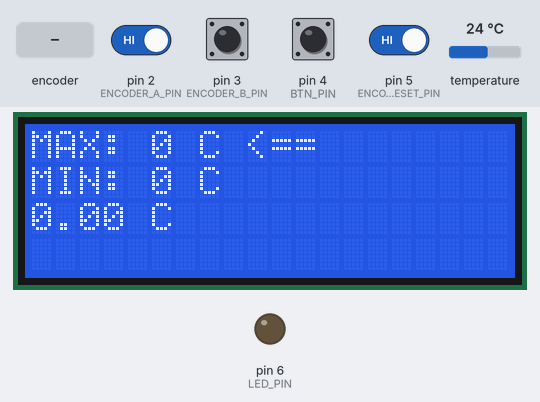
Bench run of a sketch on a simulated Arduino Uno, built with avr-gcc and run on an emulated ATmega328P. Shown: 20×4 character LCD, output pins drawn as LEDs (lit = HIGH). The inputs (shaded band) are chosen by the test bench; at power-on: pin 2 (ENCODER_A_PIN), pin 3 (ENCODER_B_PIN), pin 5 (ENCODER_RESET_PIN) HIGH, pin 4 (BTN_PIN) LOW, temperature 24 °C. What the sketch prints to the serial monitor is not drawn.

Above: at 1.2 s.
1.3 s: rotary encoder on pin 2 (ENCODER_A_PIN) / pin 3 (ENCODER_B_PIN) turned 1 step (first pin leading)
At 3.5 s:
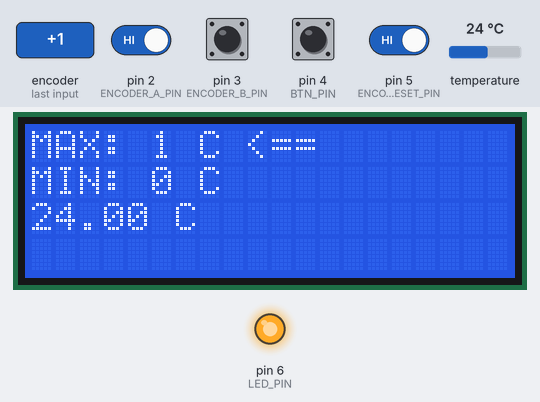
4.5 s: rotary encoder on pin 2 (ENCODER_A_PIN) / pin 3 (ENCODER_B_PIN) turned 1 step (first pin leading)
7.7 s: pin 4 (BTN_PIN) pulled HIGH for 0.15 s
At 8.5 s:
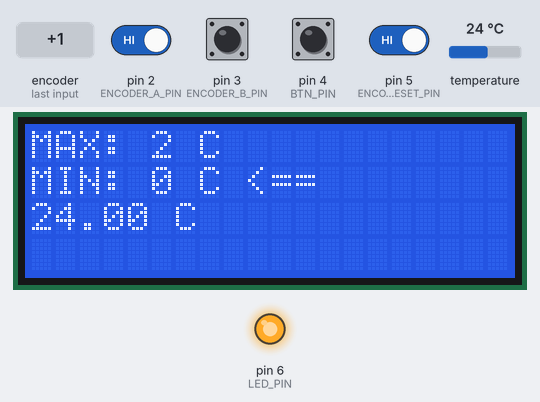
10.8 s: pin 5 (ENCODER_RESET_PIN) driven LOW
13.8 s: pin 5 (ENCODER_RESET_PIN) driven HIGH
16.8 s: pin 4 (BTN_PIN) pulled HIGH for 1 s
At 18.6 s:
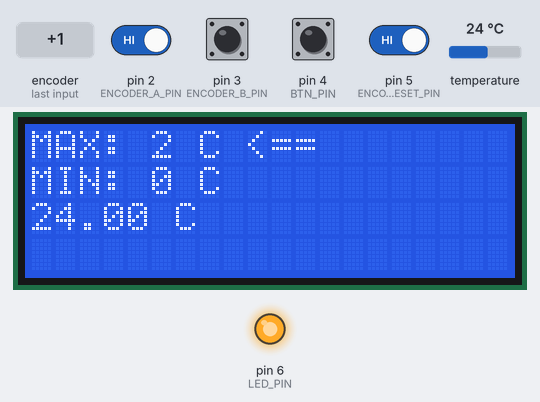
Timing chart, 0 to 20.1 s (numbered marks = the images above; inputs shaded):
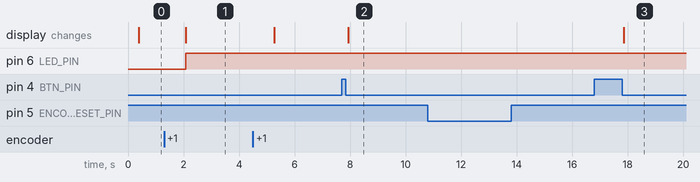

The sketch:

main.ino
```cpp
#include "CONFIG.cpp"

class MiernikTemperatury9
{
private:
  TemperatureSensorDS18B20 TemperatureSensor;
  ScreenLcd Lcd;
  DiodeLed Led;
  Button Btn;
  LimitTemperature Limit;
  float Temperatura;
  float previousTemperatura;
  bool readTemperatureFlag = true;

public:
  void setTemperatura(float newT) { Temperatura = newT; }
  float getTemperatura() { return Temperatura; }

  void Testing()
  {
    Limit.detect(Btn.detectPress());
    // Serial.println("Test - arduino is connect");
    // TemperatureSensor.test();
    // Lcd.test();
    // Btn.test();
    // Led.test();
  }

  void loop()
  {
    Main();
    // Testing();
  }

  void setup()
  {
    Serial.begin(SERIAL_PORT);
    TemperatureSensor.setup();
    Lcd.setup();
  }

  MiernikTemperatury9() :
    TemperatureSensor(DS_PIN),
    Lcd(RS, E, D4, D5, D6, D7),
    Led(LED_PIN),
    Btn(BTN_PIN)
  {
  }

  void Main()
  {
    int choose = Btn.detectPress();

    String text[3];
    Limit.detect(Btn.detectPress());
    text[1] = Limit.getTextMin();
    text[0] = Limit.getTextMax();

    if (digitalRead(ENCODER_A_PIN) == LOW) {
      readTemperatureFlag = true;
      setTemperatura(TemperatureSensor.readTemperature());
      text[2] = getTemperatura();

      if (choose == 1) Led.limit_info(Limit.getMax(), text[2].toInt());
      if (choose == 0) Led.limit_info(Limit.getMin(), text[2].toInt());


    } else {
      readTemperatureFlag = false;
      Testing();
      text[2] = previousTemperatura;

      if (choose == 1) Led.limit_info(Limit.getMax(), text[2].toInt());
      if (choose == 0) Led.limit_info(Limit.getMin(), text[2].toInt());

    }

    Lcd.displayTextLcd(text);

    if (readTemperatureFlag) {
      previousTemperatura = Temperatura;
    }


  }
};

MiernikTemperatury9 projekt;

void setup() {
  projekt.setup();
}

void loop() {
  projekt.loop();
}
```

Button.cpp
```cpp
#include <Arduino.h>
class Button
{
private:
  int pin;
  int buttonState;
  int prevButtonState;
  unsigned long lastDebounceTime;
  bool isButtonOn;

public:
  Button(int pin) : pin(pin), buttonState(HIGH), prevButtonState(HIGH), lastDebounceTime(0), isButtonOn(false) {
    pinMode(pin, INPUT);
  }

  void update() {
    int reading = digitalRead(pin);

    if (reading != prevButtonState) {
      lastDebounceTime = millis();
    }

    if ((millis() - lastDebounceTime) > 50) {
      if (reading != buttonState) {
        buttonState = reading;

        if (buttonState == LOW) {
          isButtonOn = !isButtonOn;

          if (isButtonOn) {
            Serial.println("Button: MAX");
          } else {
            Serial.println("Button: MIN");
          }
        }
      }
    }

    prevButtonState = reading;
  }

  bool isOn() {
    return isButtonOn;
  }

  int detectPress()
  {
    update();
    if(isOn()) { return 1; }
    else { return 0;}
  }

  void test(){
    int choose = detectPress();
    if(choose==1) Serial.println("on");
    if(choose==0) Serial.println("off");

  }
};
```

LimitTemperature.cpp
```cpp
#include <Arduino.h>

#define ENCODER_A_PIN 2
#define ENCODER_B_PIN 3
#define ENCODER_RESET_PIN 5

class LimitTemperature
{
private:
  int Min;
  int Max;
  int SIA;
  int SIB;
  int SI_SW;

  int a = 1;
  int b = 1;
  int t = 0;

public:


  String text_max = "0";
  String text_min = "0";

  LimitTemperature() : Min(0), Max(0), SIA(ENCODER_A_PIN), SIB(ENCODER_B_PIN), SI_SW(ENCODER_RESET_PIN)
  {
  }


  void setup()
  {
    pinMode(SIB, INPUT);
    pinMode(SIA, INPUT);
  }

  void setMin(int newMin) { Min = newMin; }
  void setMax(int newMax) { Max = newMax; }

  int getMin() { return Min; }
  int getMax() { return Max; }

  void setTextMax(String newtext) { text_max = newtext; }
  void setTextMin(String newtext) { text_min = newtext; }

  String getTextMax() { return text_max;}
  String getTextMin() { return text_min;}


  void testPrint(String cursor_max, String cursor_min)
  {
      Serial.println("===========");
      Serial.println("MAX: " + String(getMax()) + cursor_max);
      Serial.println("MIN: " + String(getMin()) + cursor_min);
      Serial.println("===========");
  }

  void testPrintMax() { testPrint(" <==", " "); }
  void testPrintMin() { testPrint(" ", " <=="); }


  void detect(int detect)
  {

    // LIMIT MAX
    int choose = detect;

    if (choose == 1){
        a = digitalRead(SIA);

        // reset counter
        if (digitalRead(SI_SW) == LOW) {setMax(0); testPrintMax();}

        // enkdoer
        if ((b == 1) && (a == 0) && ((millis() - t) > 50))
        {
          t = millis();
          (digitalRead(SIB) == 1) ? setMax(getMax() + 1) : setMax(getMax() - 1);
          testPrintMax();
        }
        setTextMax("MAX: " + String(getMax()) + " C <==");
        setTextMin("MIN: " + String(getMin()) + " C");


    }


    // LIMIT MIN
    if (choose == 0)
    {

      // reset counter
      if (digitalRead(SI_SW) == LOW) { setMin(0); testPrintMin(); }

      // enkdoer
      a = digitalRead(SIA);
      if ((b == 1) && (a == 0) && ((millis() - t) > 50))
      {
        t = millis();
        (digitalRead(SIB) == 1) ? setMin(getMin() + 1) : setMin(getMin() - 1);
        testPrintMin();
      }

      setTextMax("MAX: " + String(getMax()) + " C");
      setTextMin("MIN: " + String(getMin()) + " C <==");
    }
  }


};
```

ds18b20.cpp
```cpp
#include <OneWire.h>
#include <DallasTemperature.h>
#include <Arduino.h>

class TemperatureSensorDS18B20
{
  private:
    OneWire oneWire;
    DallasTemperature sensor;
    unsigned long lastReadTime;
    unsigned long readInterval;

  public:
    TemperatureSensorDS18B20(int pin, unsigned long interval = 1000) : oneWire(pin), sensor(&oneWire), lastReadTime(0), readInterval(interval) {}

    void setup() {
      sensor.begin();
    }

    float readTemperature() {
      unsigned long currentTime = millis();
      if (currentTime - lastReadTime >= readInterval) {
        sensor.requestTemperatures();
        lastReadTime = currentTime;
      }

      return sensor.getTempCByIndex(0);
    }

    float readKelvin() {
      return readTemperature() + 273.15;
    }

    float readFahrenheit() {
      float c = readTemperature();
      float f = (c * 9.0 / 5.0) + 32.0;
      return f;
    }

    String text_temperature() { return "T:" + String(readTemperature()) + " C"; }
    String text_kelvin() { return String(readKelvin()) + "K"; }
    String text_fahrenheit() { return String(readFahrenheit()) + "F"; }
    String text_second_row() { return "T: " + text_kelvin() + " " + text_fahrenheit(); }

    void test() {
        float get_temperature = readTemperature();
        String text_temperature = "T: " + String(get_temperature) + " C";
        Serial.println(text_temperature);
    }
};
```

CONFIG.cpp
```cpp
// DEPENDENCES
#include "ScreenLcd.cpp"
#include "DiodeLed.cpp"
#include "LimitTemperature.cpp"
#include "Button.cpp"
#include "ds18b20.cpp"

#define SERIAL_PORT 9600

// DS18B20 TEMPERATURE PIN
#define DS_PIN  13

// LCD SCREEN PIN
#define RS 12
#define E 11
#define D4 10
#define D5 9
#define D6 8
#define D7 7

// COUNTER ENCODER PIN
#define ENCODER_A_PIN 2
#define ENCODER_B_PIN 3
#define ENCODER_RESET_PIN 5

// LED DIODE PIN
#define LED_PIN 6

// MIN/MAX BUTTON PIN
#define BTN_PIN 4
```

ScreenLcd.cpp
```cpp
#include <LiquidCrystal.h>
#include <Arduino.h>
#define LCD_CHAR 20
#define LCD_ROWS 4

class ScreenLcd
{
  private:
    LiquidCrystal lcd;

  public:
    ScreenLcd(int rs, int en, int d4, int d5, int d6, int d7)
      : lcd(rs, en, d4, d5, d6, d7){}

    void setup() {
      lcd.begin(LCD_CHAR, LCD_ROWS);
    }

    void displayText(const String line) {
      lcd.clear();
      lcd.setCursor(0, 1);
      lcd.print(line);
    }

    void displayTextLcd(const String line[2]){
      lcd.clear();

      lcd.setCursor(0, 0);
      lcd.print(line[0]);

      lcd.setCursor(0, 1);
      lcd.print(line[1]);

      lcd.setCursor(0, 2);
      lcd.print(line[2] + " C");
    }


    void test() {
      lcd.clear();
      lcd.setCursor(0, 0);
      lcd.print("test");
      delay(2000);
    }
};
```

DiodeLed.cpp
```cpp
#include <Arduino.h>
class DiodeLed
{
  private:
    int ledPin;

  public:
    DiodeLed(int pin) {
      ledPin = pin;
      pinMode(ledPin, OUTPUT);
    }

    void on(){
      digitalWrite(ledPin, HIGH);
    }

    void off(){
      digitalWrite(ledPin, LOW);
    }

    void blink() {
      on();
      delay(1000);

      off();
      delay(1000);
    }

    void limit_info(long limit, int temperature)
    {
      if(temperature > limit) on();
      else off();
    }


    void test()
    {
      on();
    }
};
```

Measured:
- after the input at 1.3 s, pin 6 (LED_PIN): LOW → HIGH after 0.77 s; the display: changes after 0.78 s (image 1)
- after the input at 7.7 s, the display: changes after 0.23 s (image 2)
- after the input at 10.8 s, every drawn part: stays the same
- after the input at 13.8 s, every drawn part: stays the same
- after the input at 16.8 s, the display: changes after 1.1 s (image 3)
